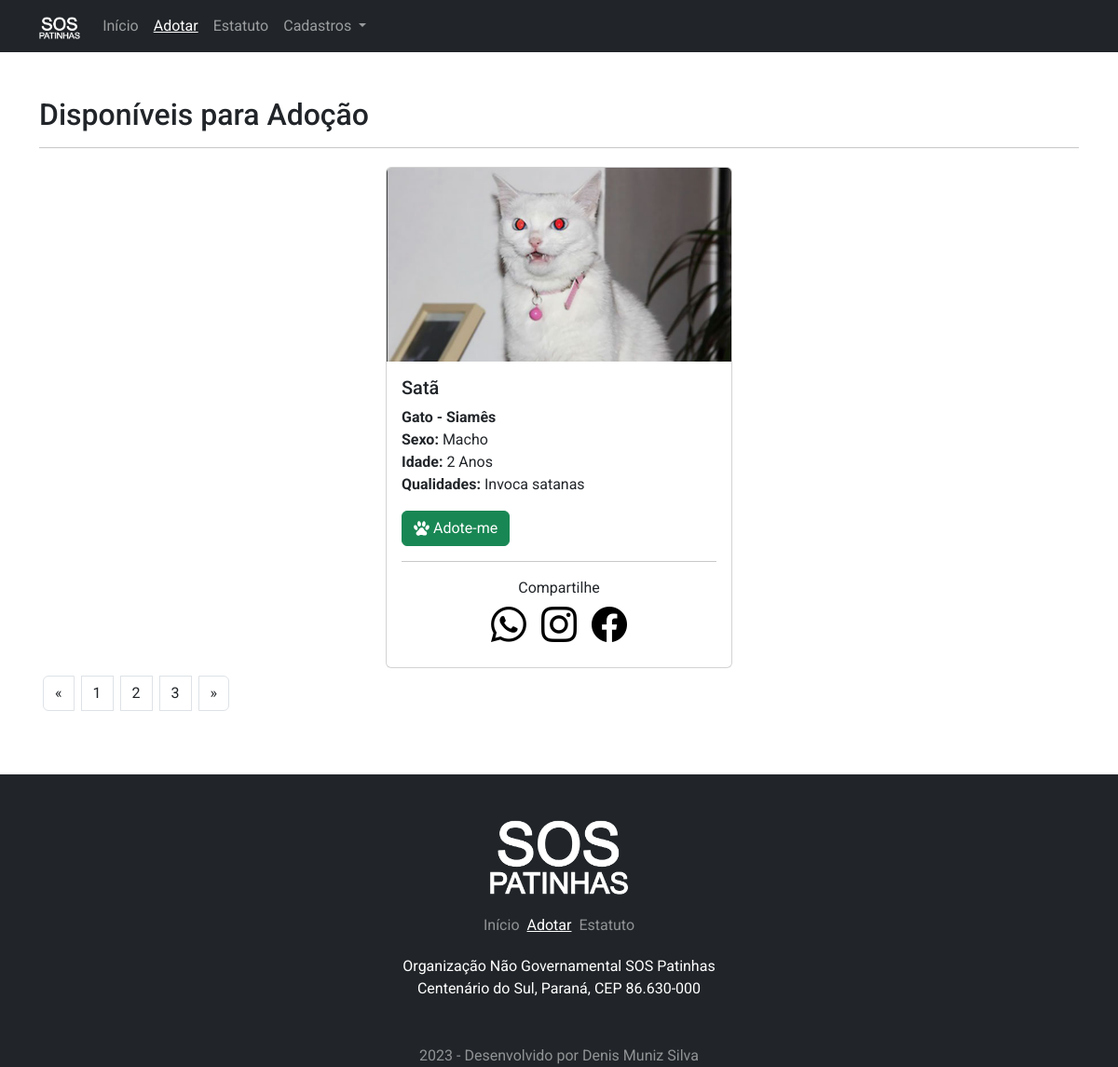
/adocao, run on the app's committed database.
### pet/models.py (models this page shows, shortened)
class Adocao(models.Model):
    VAR_SEXO = [
        ('Indefinido', 'Indefinido'),
        ('Macho', 'Macho'),
        ('Fêmea', 'Fêmea'),
    ]
    VAR_STATUS = [
        ('d', 'Disponível'),
        ('a', 'Adotado'),
        ('c', 'Adoção Cancelada'),
    ]
    cadastrado_em = models.DateTimeField(auto_now_add=True)
    nome_dono = models.CharField(
        max_length=200, verbose_name='Nome Completo do Dono')
    email_1 = models.CharField(
        max_length=150, verbose_name='E-mail 01', null=True, blank=True)
    email_2 = models.CharField(
        max_length=150, verbose_name='E-mail 02', null=True, blank=True)
    fone_1 = models.CharField(max_length=15, verbose_name='Fone 01')
    fone_2 = models.CharField(
        max_length=15, verbose_name='Fone 02', null=True, blank=True)
    fone_3 = models.CharField(
        max_length=15, verbose_name='Fone 03', null=True, blank=True)
    obs = models.TextField(
        max_length=2000, verbose_name='Observações', null=True, blank=True)
    cep = models.CharField(
        max_length=8, verbose_name='CEP', null=True, blank=True)
    estado = models.CharField(
        max_length=2, verbose_name='Estado', null=True, blank=True)
    cidade = models.CharField(
        max_length=200, verbose_name='Cidade', null=True, blank=True)
    bairro = models.CharField(
        max_length=200, verbose_name='Bairro', null=True, blank=True)
    endereco = models.CharField(
        max_length=250, verbose_name='Endereço', null=True, blank=True)
    numero = models.IntegerField(
        default=0, verbose_name='Número', null=True, blank=True)
    complemento = models.TextField(
        max_length=2000, verbose_name='Complemento', null=True, blank=True)
    nome_pet = models.CharField(max_length=200, verbose_name='Nome do Pet')
    idade = models.ForeignKey(
        Idade, on_delete=models.PROTECT, verbose_name='Idade')
    especie = models.ForeignKey(
        Especie, on_delete=models.PROTECT, verbose_name='Especie')
    raca = models.ForeignKey(
        Raca, on_delete=models.PROTECT, verbose_name='Raça')
    sexo = models.CharField(max_length=10, choices=VAR_SEXO)
    qualidades = models.CharField(max_length=2000, verbose_name='Qualidades')
    img = models.ImageField(upload_to='Adocao_fotos/', verbose_name='Foto')
    status = models.CharField(max_length=1, choices=VAR_STATUS)

class Raca(models.Model):
    especie = models.ForeignKey(
        Especie, on_delete=models.PROTECT, verbose_name='Especie')
    raca = models.CharField(max_length=150, verbose_name='Raça')
    def __str__(self):
        return f"{self.especie.nome} - {self.raca}"

class Especie(models.Model):
    nome = models.CharField(
        max_length=150, verbose_name='Nome', unique=True, null=False)

class Idade(models.Model):
    idade = models.CharField(
        max_length=10, verbose_name='Idade', unique=True, null=False)
    def __str__(self):
        return f"{self.idade}"

### pet/views.py (the view)
# urls.py: path('adocao', PaginaAdotar.as_view(), name='adotar'),
class PaginaAdotar(ListView):
    model = Adocao
    template_name = 'pet/divulgar.html'

### pet/templates/pet/divulgar.html (shortened to what this page needs)
{% extends 'base.html' %}
{% load static %}
{% block menuativo2 %} active {% endblock %}
{% block footerativo2 %} active {% endblock %}
{% block pagina %}
<div class="container py-5">
    <h2>Disponíveis para Adoção</h2>
    <hr>
    <section class="row justify-content-center">
        {% for item in object_list %}
        <div class="p-1 col-12 col-sm-12 col-md-4">
            <div class="card">
                <img src="{{item.img}}" class="card-img-top img-card" alt="Foto do Pet">
                <div class="card-body">
                    <h5 class="card-title">{{item.nome_pet}}</h5>
                    <p class="card-text">
                        <b>{{item.raca}}</b><br>
                        <b>Sexo:</b> {{item.sexo}}<br>
                        <b>Idade:</b> {{item.idade}}<br>
                        <b>Qualidades:</b> {{item.qualidades}}<br>
                    </p>
                    <a href="#" class="btn btn-success">
                        <div class="d-flex align-self-center"><img src="{% static 'img/icone.svg' %}"
                                class="me-1 align-self-center ico-card-adotar" alt="..">Adote-me</div>
                    </a>
                    <hr>
                    <span class="d-flex justify-content-center fs-7">Compartilhe</span>
                    <div class="d-flex justify-content-center redes-sociais">
                        <a href="#" class="ms-2 me-2"><i class="bi bi-whatsapp"></i></a>
                        <a href="#" class="ms-2 me-2"><i class="bi bi-instagram"></i></a>
                        <a href="#" class="ms-2 me-2"><i class="bi bi-facebook"></i></a>
                    </div>
                </div>
            </div>
        </div>
        {% empty %}
            <p>
                Nao existem pets disponíveis para adoção no momento.
            </p>
        {% endfor %}
    </section>
    <nav aria-label="Page navigation example">
        <ul class="pagination">
            <li class="page-item m-1">
                <a class="page-link" href="#" aria-label="Previous">
                    <span aria-hidden="true" class="text-dark">&laquo;</span>
                </a>
            </li>
            <li class="page-item m-1"><a class="page-link text-dark" href="#">1</a></li>
            <li class="page-item m-1"><a class="page-link text-dark" href="#">2</a></li>
            <li class="page-item m-1"><a class="page-link text-dark" href="#">3</a></li>
            <li class="page-item m-1">
                <a class="page-link" href="#" aria-label="Next">
                    <span aria-hidden="true" class="text-dark">&raquo;</span>
                </a>
            </li>
        </ul>
    </nav>
</div>
{% endblock %}

### static/css/main.css (style rules this page uses)
* { font-family: 'Mountains of Christmas', cursive; font-family: 'Roboto', sans-serif; }
.redes-sociais i { font-size: 38px; color: rgb(0, 0, 0); }
.ico-card-adotar { filter: invert(100%); height: 1em; }
.img-card { max-height: 33%; background-color: rgb(85, 84, 84); }

### data on the page
Adocao: img (picture), nome_pet "Satã", raca "Gato - Siamês", sexo "Macho", idade "2 Anos", qualidades "Invoca satanas"
